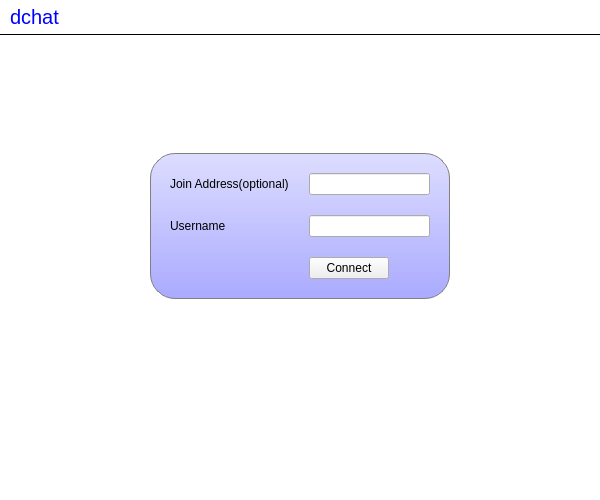
<?xml version="1.0" encoding="UTF-8"?>
<ui version="4.0">
 <class>MainWindow</class>
 <widget class="QMainWindow" name="MainWindow">
  <property name="geometry">
   <rect>
    <x>0</x>
    <y>0</y>
    <width>600</width>
    <height>500</height>
   </rect>
  </property>
  <property name="windowTitle">
   <string>MainWindow</string>
  </property>
  <property name="styleSheet">
   <string notr="true">#titleLabel {
background: white;
color: blue;
font-size: 20px;
border: none;
border-bottom:  1px solid black;
padding: 5px;
}

#mainFrame {
border: none;
background: white;
}

#loginFrame {
background: qlineargradient(x1: 0, y1: 0, x2: 0, y2: 1, stop: 0 #ddf, stop: 1 #aaf);
border: 1px solid gray;
padding: 10px;
border-radius: 25px;
}</string>
  </property>
  <widget class="QWidget" name="centralwidget">
   <layout class="QVBoxLayout" name="verticalLayout">
    <property name="spacing">
     <number>0</number>
    </property>
    <property name="leftMargin">
     <number>0</number>
    </property>
    <property name="topMargin">
     <number>0</number>
    </property>
    <property name="rightMargin">
     <number>0</number>
    </property>
    <property name="bottomMargin">
     <number>0</number>
    </property>
    <item>
     <widget class="QLabel" name="titleLabel">
      <property name="sizePolicy">
       <sizepolicy hsizetype="Preferred" vsizetype="Fixed">
        <horstretch>0</horstretch>
        <verstretch>0</verstretch>
       </sizepolicy>
      </property>
      <property name="text">
       <string>dchat</string>
      </property>
     </widget>
    </item>
    <item>
     <widget class="QFrame" name="mainFrame">
      <property name="frameShape">
       <enum>QFrame::StyledPanel</enum>
      </property>
      <layout class="QVBoxLayout" name="verticalLayout_2">
       <item>
        <widget class="QStackedWidget" name="stackedWidget">
         <property name="currentIndex">
          <number>1</number>
         </property>
         <widget class="QWidget" name="chatPage">
          <layout class="QGridLayout" name="gridLayout">
           <item row="0" column="0">
            <widget class="QTextEdit" name="roomTextEdit">
             <property name="readOnly">
              <bool>true</bool>
             </property>
            </widget>
           </item>
           <item row="0" column="1" colspan="2">
            <widget class="QListWidget" name="userListWidget"/>
           </item>
           <item row="1" column="0" colspan="2">
            <widget class="QLineEdit" name="sayLineEdit"/>
           </item>
           <item row="1" column="2">
            <widget class="QPushButton" name="sayButton">
             <property name="sizePolicy">
              <sizepolicy hsizetype="Fixed" vsizetype="Fixed">
               <horstretch>0</horstretch>
               <verstretch>0</verstretch>
              </sizepolicy>
             </property>
             <property name="maximumSize">
              <size>
               <width>50</width>
               <height>16777215</height>
              </size>
             </property>
             <property name="text">
              <string>Enter</string>
             </property>
            </widget>
           </item>
          </layout>
         </widget>
         <widget class="QWidget" name="loginPage">
          <layout class="QGridLayout" name="gridLayout_3">
           <item row="0" column="1">
            <spacer name="verticalSpacer">
             <property name="orientation">
              <enum>Qt::Vertical</enum>
             </property>
             <property name="sizeType">
              <enum>QSizePolicy::Fixed</enum>
             </property>
             <property name="sizeHint" stdset="0">
              <size>
               <width>20</width>
               <height>100</height>
              </size>
             </property>
            </spacer>
           </item>
           <item row="1" column="0">
            <spacer name="horizontalSpacer">
             <property name="orientation">
              <enum>Qt::Horizontal</enum>
             </property>
             <property name="sizeHint" stdset="0">
              <size>
               <width>223</width>
               <height>20</height>
              </size>
             </property>
            </spacer>
           </item>
           <item row="1" column="1">
            <widget class="QFrame" name="loginFrame">
             <property name="sizePolicy">
              <sizepolicy hsizetype="Fixed" vsizetype="Fixed">
               <horstretch>0</horstretch>
               <verstretch>0</verstretch>
              </sizepolicy>
             </property>
             <property name="minimumSize">
              <size>
               <width>300</width>
               <height>0</height>
              </size>
             </property>
             <property name="frameShape">
              <enum>QFrame::StyledPanel</enum>
             </property>
             <layout class="QGridLayout" name="gridLayout_2">
              <property name="spacing">
               <number>20</number>
              </property>
              <item row="0" column="0">
               <widget class="QLabel" name="label">
                <property name="text">
                 <string>Join Address(optional)</string>
                </property>
               </widget>
              </item>
              <item row="0" column="1">
               <widget class="QLineEdit" name="serverLineEdit"/>
              </item>
              <item row="1" column="0">
               <widget class="QLabel" name="label_2">
                <property name="text">
                 <string>Username</string>
                </property>
               </widget>
              </item>
              <item row="1" column="1">
               <widget class="QLineEdit" name="userLineEdit"/>
              </item>
              <item row="2" column="1">
               <widget class="QPushButton" name="loginButton">
                <property name="sizePolicy">
                 <sizepolicy hsizetype="Fixed" vsizetype="Fixed">
                  <horstretch>0</horstretch>
                  <verstretch>0</verstretch>
                 </sizepolicy>
                </property>
                <property name="text">
                 <string>Connect</string>
                </property>
               </widget>
              </item>
             </layout>
            </widget>
           </item>
           <item row="1" column="2">
            <spacer name="horizontalSpacer_2">
             <property name="orientation">
              <enum>Qt::Horizontal</enum>
             </property>
             <property name="sizeHint" stdset="0">
              <size>
               <width>223</width>
               <height>20</height>
              </size>
             </property>
            </spacer>
           </item>
           <item row="2" column="1">
            <spacer name="verticalSpacer_2">
             <property name="orientation">
              <enum>Qt::Vertical</enum>
             </property>
             <property name="sizeHint" stdset="0">
              <size>
               <width>20</width>
               <height>267</height>
              </size>
             </property>
            </spacer>
           </item>
          </layout>
         </widget>
        </widget>
       </item>
      </layout>
     </widget>
    </item>
   </layout>
  </widget>
 </widget>
 <tabstops>
  <tabstop>serverLineEdit</tabstop>
  <tabstop>userLineEdit</tabstop>
  <tabstop>loginButton</tabstop>
  <tabstop>roomTextEdit</tabstop>
  <tabstop>userListWidget</tabstop>
  <tabstop>sayLineEdit</tabstop>
  <tabstop>sayButton</tabstop>
 </tabstops>
 <resources/>
 <connections>
  <connection>
   <sender>sayLineEdit</sender>
   <signal>returnPressed()</signal>
   <receiver>sayButton</receiver>
   <slot>animateClick()</slot>
   <hints>
    <hint type="sourcelabel">
     <x>331</x>
     <y>564</y>
    </hint>
    <hint type="destinationlabel">
     <x>768</x>
     <y>570</y>
    </hint>
   </hints>
  </connection>
  <connection>
   <sender>serverLineEdit</sender>
   <signal>returnPressed()</signal>
   <receiver>userLineEdit</receiver>
   <slot>setFocus()</slot>
   <hints>
    <hint type="sourcelabel">
     <x>391</x>
     <y>188</y>
    </hint>
    <hint type="destinationlabel">
     <x>470</x>
     <y>238</y>
    </hint>
   </hints>
  </connection>
  <connection>
   <sender>userLineEdit</sender>
   <signal>returnPressed()</signal>
   <receiver>loginButton</receiver>
   <slot>animateClick()</slot>
   <hints>
    <hint type="sourcelabel">
     <x>417</x>
     <y>239</y>
    </hint>
    <hint type="destinationlabel">
     <x>389</x>
     <y>275</y>
    </hint>
   </hints>
  </connection>
 </connections>
</ui>
